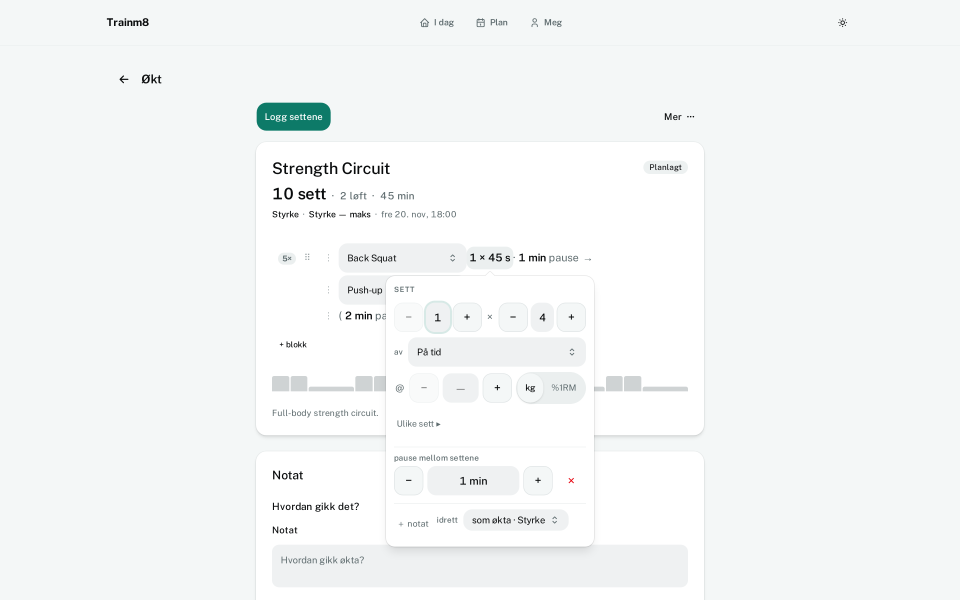
#> input picture 528/design-2026-11-07T135308Z/role-steps-desktop.png, 2880 x 1800 px, given in place of role-steps-mobile.png.png, which was not available (shown at 1/3 size)
$ python pair.py . role-steps-mobile.png
#> lines starting #> are read from the running program, lines starting #| are printed output that depends on the picture
# Side-by-side before/after image for one state: python3 -I pair.py <ev> <state-theme-size>
import sys
from PIL import Image
ev, name = sys.argv[1], sys.argv[2]
a = Image.open(f'{ev}/shots/today/{name}.png'); b = Image.open(f'{ev}/shots/role-steps/{name}.png')
#> further down, a is the input picture: PIL image 2880x1800 RGB; mean R, G, B 244.2, 246.7, 246.7
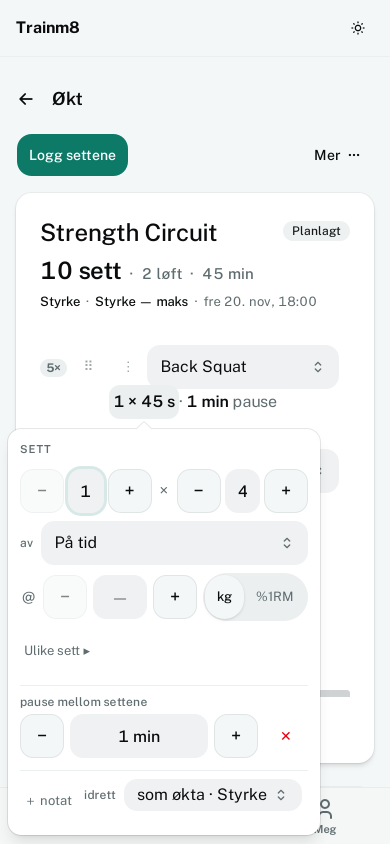
#> input picture 528/design-2026-11-07T135308Z/role-steps-mobile.png, 780 x 1688 px, given in place of role-steps-mobile.png.png, which was not available (shown at 1/2 size)
#> further down, b is the input picture: PIL image 780x1688 RGB; mean R, G, B 241.4, 244.2, 244.1
h = max(a.height, b.height); out = Image.new('RGB', (a.width + b.width + 40, h), (128, 128, 128))
#> after `h = max(a.height, b.height)`: h = 1800
#> after `out = Image.new('RGB', (a.width + b.width + 40, h), (128, 128, 128))`: out: PIL image 3700x1800 RGB; every value is 128
out.paste(a, (0, 0)); out.paste(b, (a.width + 40, 0))
#> after `out.paste(a, (0, 0))`:
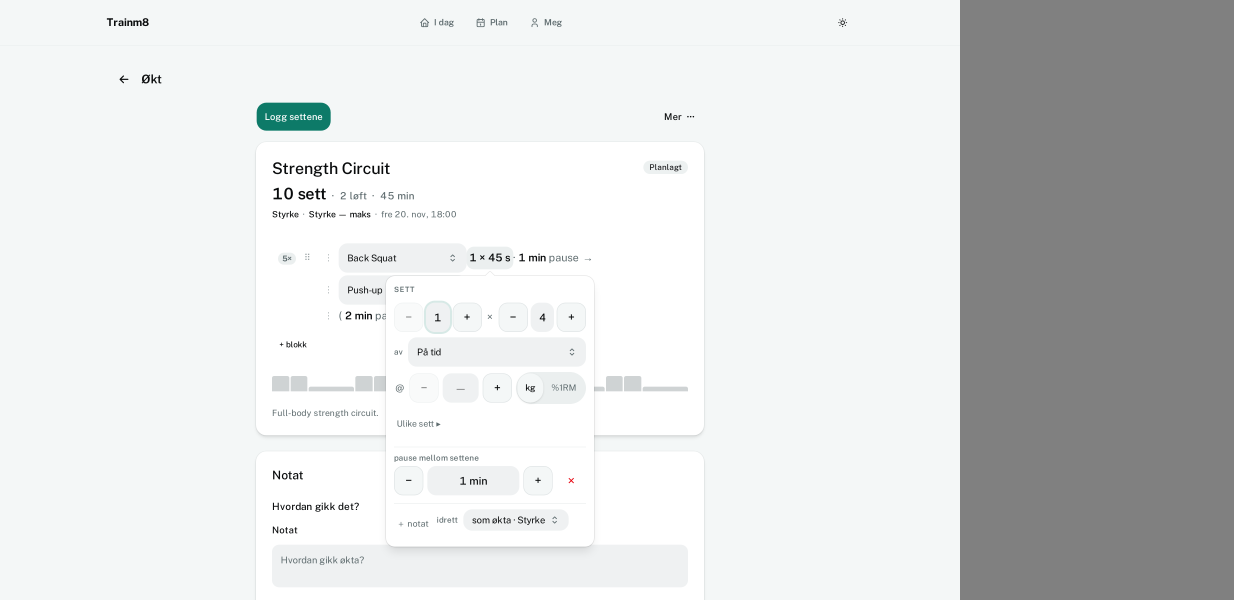
#> out: PIL image 3700x1800 RGB (shown at 1/3 size); mean R, G, B 218.4, 220.4, 220.4
#> after `out.paste(b, (a.width + 40, 0))`:
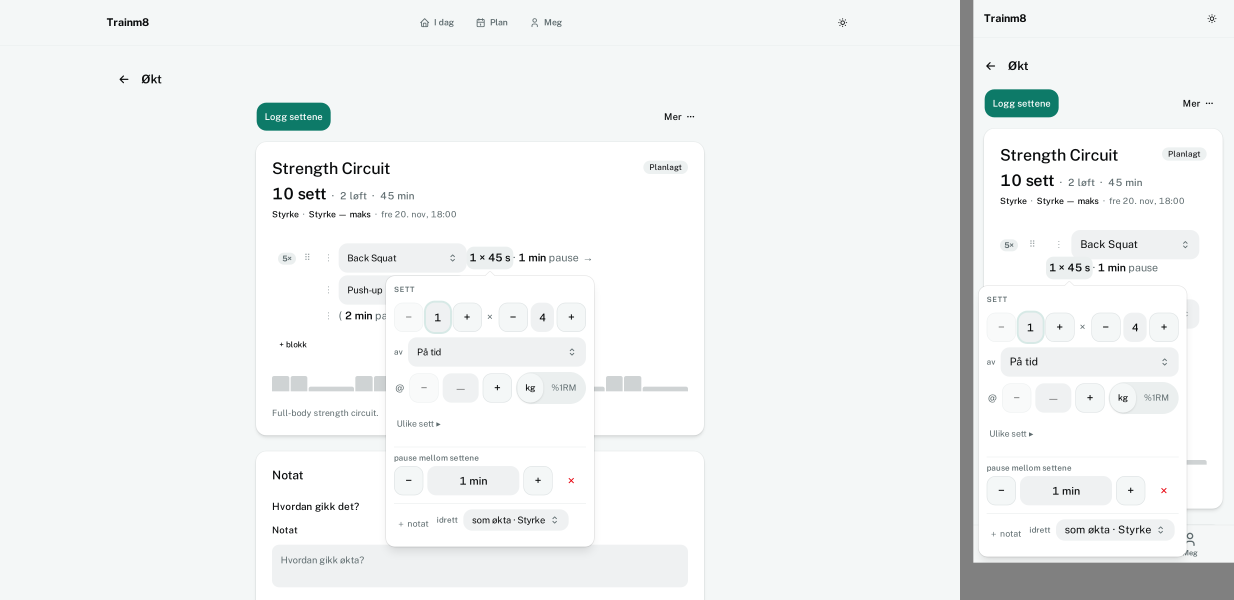
#> out: PIL image 3700x1800 RGB (shown at 1/3 size); mean R, G, B 240.9, 243.4, 243.4
s = 1000 / out.height if out.height > 1000 else 1
#> s = 0.556
out = out.resize((int(out.width * s), int(out.height * s)))
#> out: PIL image 2055x1000 RGB
out.save(f'{ev}/pairs/{name}.png')
